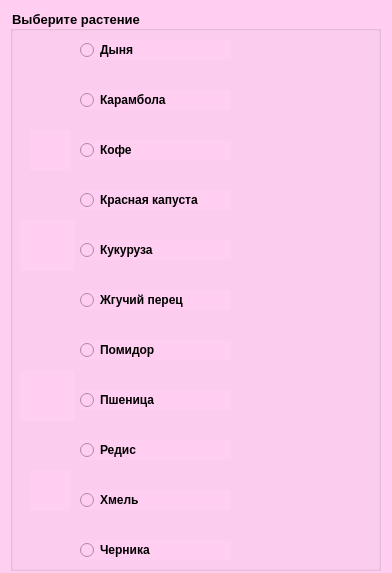
<?xml version="1.0" encoding="UTF-8"?>
<ui version="4.0">
 <class>Form</class>
 <widget class="QWidget" name="Form">
  <property name="geometry">
   <rect>
    <x>0</x>
    <y>0</y>
    <width>392</width>
    <height>573</height>
   </rect>
  </property>
  <property name="windowTitle">
   <string>Form</string>
  </property>
  <property name="styleSheet">
   <string notr="true">background-color: rgb(255, 206, 241);</string>
  </property>
  <widget class="QGroupBox" name="groupBox">
   <property name="geometry">
    <rect>
     <x>10</x>
     <y>10</y>
     <width>371</width>
     <height>561</height>
    </rect>
   </property>
   <property name="font">
    <font>
     <family>MS UI Gothic</family>
     <pointsize>10</pointsize>
     <weight>75</weight>
     <bold>true</bold>
    </font>
   </property>
   <property name="title">
    <string>Выберите растение</string>
   </property>
   <widget class="QRadioButton" name="wheat_button">
    <property name="geometry">
     <rect>
      <x>70</x>
      <y>380</y>
      <width>151</width>
      <height>20</height>
     </rect>
    </property>
    <property name="font">
     <font>
      <weight>75</weight>
      <bold>true</bold>
     </font>
    </property>
    <property name="text">
     <string>Пшеница</string>
    </property>
    <attribute name="buttonGroup">
     <string notr="true">crops_group</string>
    </attribute>
   </widget>
   <widget class="QLabel" name="label">
    <property name="geometry">
     <rect>
      <x>10</x>
      <y>310</y>
      <width>51</width>
      <height>51</height>
     </rect>
    </property>
    <property name="styleSheet">
     <string notr="true">background-color: transparent</string>
    </property>
    <property name="text">
     <string/>
    </property>
    <property name="pixmap">
     <pixmap>../pictures/crops/summer/Tomato.png</pixmap>
    </property>
    <property name="scaledContents">
     <bool>true</bool>
    </property>
   </widget>
   <widget class="QLabel" name="label_2">
    <property name="geometry">
     <rect>
      <x>20</x>
      <y>120</y>
      <width>41</width>
      <height>41</height>
     </rect>
    </property>
    <property name="text">
     <string/>
    </property>
    <property name="pixmap">
     <pixmap>../pictures/crops/summer/Coffee_Bean.png</pixmap>
    </property>
    <property name="scaledContents">
     <bool>true</bool>
    </property>
   </widget>
   <widget class="QRadioButton" name="redcabbage_button">
    <property name="geometry">
     <rect>
      <x>70</x>
      <y>180</y>
      <width>151</width>
      <height>20</height>
     </rect>
    </property>
    <property name="font">
     <font>
      <weight>75</weight>
      <bold>true</bold>
     </font>
    </property>
    <property name="text">
     <string>Красная капуста</string>
    </property>
    <attribute name="buttonGroup">
     <string notr="true">crops_group</string>
    </attribute>
   </widget>
   <widget class="QLabel" name="label_3">
    <property name="geometry">
     <rect>
      <x>10</x>
      <y>360</y>
      <width>55</width>
      <height>51</height>
     </rect>
    </property>
    <property name="text">
     <string/>
    </property>
    <property name="pixmap">
     <pixmap>../pictures/crops/summer/Wheat.png</pixmap>
    </property>
    <property name="scaledContents">
     <bool>true</bool>
    </property>
   </widget>
   <widget class="QLabel" name="label_4">
    <property name="geometry">
     <rect>
      <x>10</x>
      <y>20</y>
      <width>55</width>
      <height>51</height>
     </rect>
    </property>
    <property name="styleSheet">
     <string notr="true">background-color: transparent</string>
    </property>
    <property name="text">
     <string/>
    </property>
    <property name="pixmap">
     <pixmap>../pictures/crops/summer/Melon.png</pixmap>
    </property>
    <property name="scaledContents">
     <bool>true</bool>
    </property>
   </widget>
   <widget class="QLabel" name="label_5">
    <property name="geometry">
     <rect>
      <x>10</x>
      <y>160</y>
      <width>55</width>
      <height>51</height>
     </rect>
    </property>
    <property name="styleSheet">
     <string notr="true">background-color: transparent</string>
    </property>
    <property name="text">
     <string/>
    </property>
    <property name="pixmap">
     <pixmap>../pictures/crops/summer/Red_Cabbage.png</pixmap>
    </property>
    <property name="scaledContents">
     <bool>true</bool>
    </property>
   </widget>
   <widget class="QLabel" name="label_6">
    <property name="geometry">
     <rect>
      <x>10</x>
      <y>70</y>
      <width>51</width>
      <height>51</height>
     </rect>
    </property>
    <property name="styleSheet">
     <string notr="true">background-color: transparent</string>
    </property>
    <property name="text">
     <string/>
    </property>
    <property name="pixmap">
     <pixmap>../pictures/crops/summer/Starfruit.png</pixmap>
    </property>
    <property name="scaledContents">
     <bool>true</bool>
    </property>
   </widget>
   <widget class="QLabel" name="label_7">
    <property name="geometry">
     <rect>
      <x>10</x>
      <y>210</y>
      <width>55</width>
      <height>51</height>
     </rect>
    </property>
    <property name="text">
     <string/>
    </property>
    <property name="pixmap">
     <pixmap>../pictures/crops/summer/Corn.png</pixmap>
    </property>
    <property name="scaledContents">
     <bool>true</bool>
    </property>
   </widget>
   <widget class="QLabel" name="label_8">
    <property name="geometry">
     <rect>
      <x>10</x>
      <y>260</y>
      <width>55</width>
      <height>51</height>
     </rect>
    </property>
    <property name="styleSheet">
     <string notr="true">background-color: transparent</string>
    </property>
    <property name="text">
     <string/>
    </property>
    <property name="pixmap">
     <pixmap>../pictures/crops/summer/Hot_Pepper.png</pixmap>
    </property>
    <property name="scaledContents">
     <bool>true</bool>
    </property>
   </widget>
   <widget class="QRadioButton" name="hotpepper_button">
    <property name="geometry">
     <rect>
      <x>70</x>
      <y>280</y>
      <width>151</width>
      <height>20</height>
     </rect>
    </property>
    <property name="font">
     <font>
      <weight>75</weight>
      <bold>true</bold>
     </font>
    </property>
    <property name="text">
     <string>Жгучий перец</string>
    </property>
    <attribute name="buttonGroup">
     <string notr="true">crops_group</string>
    </attribute>
   </widget>
   <widget class="QRadioButton" name="coffee_button">
    <property name="geometry">
     <rect>
      <x>70</x>
      <y>130</y>
      <width>151</width>
      <height>20</height>
     </rect>
    </property>
    <property name="font">
     <font>
      <weight>75</weight>
      <bold>true</bold>
     </font>
    </property>
    <property name="text">
     <string>Кофе</string>
    </property>
    <attribute name="buttonGroup">
     <string notr="true">crops_group</string>
    </attribute>
   </widget>
   <widget class="QRadioButton" name="tomato_button">
    <property name="geometry">
     <rect>
      <x>70</x>
      <y>330</y>
      <width>151</width>
      <height>20</height>
     </rect>
    </property>
    <property name="font">
     <font>
      <weight>75</weight>
      <bold>true</bold>
     </font>
    </property>
    <property name="text">
     <string>Помидор</string>
    </property>
    <attribute name="buttonGroup">
     <string notr="true">crops_group</string>
    </attribute>
   </widget>
   <widget class="QRadioButton" name="corn_button">
    <property name="geometry">
     <rect>
      <x>70</x>
      <y>230</y>
      <width>151</width>
      <height>20</height>
     </rect>
    </property>
    <property name="font">
     <font>
      <weight>75</weight>
      <bold>true</bold>
     </font>
    </property>
    <property name="text">
     <string>Кукуруза</string>
    </property>
    <attribute name="buttonGroup">
     <string notr="true">crops_group</string>
    </attribute>
   </widget>
   <widget class="QRadioButton" name="radish_button">
    <property name="geometry">
     <rect>
      <x>70</x>
      <y>430</y>
      <width>151</width>
      <height>20</height>
     </rect>
    </property>
    <property name="font">
     <font>
      <weight>75</weight>
      <bold>true</bold>
     </font>
    </property>
    <property name="text">
     <string>Редис</string>
    </property>
    <attribute name="buttonGroup">
     <string notr="true">crops_group</string>
    </attribute>
   </widget>
   <widget class="QLabel" name="label_10">
    <property name="geometry">
     <rect>
      <x>10</x>
      <y>410</y>
      <width>51</width>
      <height>51</height>
     </rect>
    </property>
    <property name="styleSheet">
     <string notr="true">background-color: transparent;</string>
    </property>
    <property name="text">
     <string/>
    </property>
    <property name="pixmap">
     <pixmap>../pictures/crops/summer/Radish.png</pixmap>
    </property>
    <property name="scaledContents">
     <bool>true</bool>
    </property>
   </widget>
   <widget class="QRadioButton" name="hops_button">
    <property name="geometry">
     <rect>
      <x>70</x>
      <y>480</y>
      <width>151</width>
      <height>20</height>
     </rect>
    </property>
    <property name="font">
     <font>
      <weight>75</weight>
      <bold>true</bold>
     </font>
    </property>
    <property name="text">
     <string>Хмель</string>
    </property>
    <attribute name="buttonGroup">
     <string notr="true">crops_group</string>
    </attribute>
   </widget>
   <widget class="QRadioButton" name="blueberry_button">
    <property name="geometry">
     <rect>
      <x>70</x>
      <y>530</y>
      <width>151</width>
      <height>20</height>
     </rect>
    </property>
    <property name="font">
     <font>
      <weight>75</weight>
      <bold>true</bold>
     </font>
    </property>
    <property name="text">
     <string>Черника</string>
    </property>
    <attribute name="buttonGroup">
     <string notr="true">crops_group</string>
    </attribute>
   </widget>
   <widget class="QLabel" name="label_9">
    <property name="geometry">
     <rect>
      <x>20</x>
      <y>460</y>
      <width>41</width>
      <height>41</height>
     </rect>
    </property>
    <property name="text">
     <string/>
    </property>
    <property name="pixmap">
     <pixmap>../pictures/crops/summer/Hops.png</pixmap>
    </property>
    <property name="scaledContents">
     <bool>true</bool>
    </property>
   </widget>
   <widget class="QLabel" name="label_11">
    <property name="geometry">
     <rect>
      <x>20</x>
      <y>510</y>
      <width>51</width>
      <height>51</height>
     </rect>
    </property>
    <property name="styleSheet">
     <string notr="true">background-color: transparent</string>
    </property>
    <property name="text">
     <string/>
    </property>
    <property name="pixmap">
     <pixmap>../pictures/crops/summer/Blueberry.png</pixmap>
    </property>
    <property name="scaledContents">
     <bool>true</bool>
    </property>
   </widget>
   <widget class="QRadioButton" name="melon_button">
    <property name="geometry">
     <rect>
      <x>70</x>
      <y>30</y>
      <width>151</width>
      <height>20</height>
     </rect>
    </property>
    <property name="font">
     <font>
      <weight>75</weight>
      <bold>true</bold>
     </font>
    </property>
    <property name="text">
     <string>Дыня</string>
    </property>
    <attribute name="buttonGroup">
     <string notr="true">crops_group</string>
    </attribute>
   </widget>
   <widget class="QRadioButton" name="starfruit_button">
    <property name="geometry">
     <rect>
      <x>70</x>
      <y>80</y>
      <width>151</width>
      <height>20</height>
     </rect>
    </property>
    <property name="font">
     <font>
      <weight>75</weight>
      <bold>true</bold>
     </font>
    </property>
    <property name="text">
     <string>Карамбола</string>
    </property>
    <attribute name="buttonGroup">
     <string notr="true">crops_group</string>
    </attribute>
   </widget>
  </widget>
 </widget>
 <resources/>
 <connections/>
 <buttongroups>
  <buttongroup name="crops_group"/>
 </buttongroups>
</ui>
